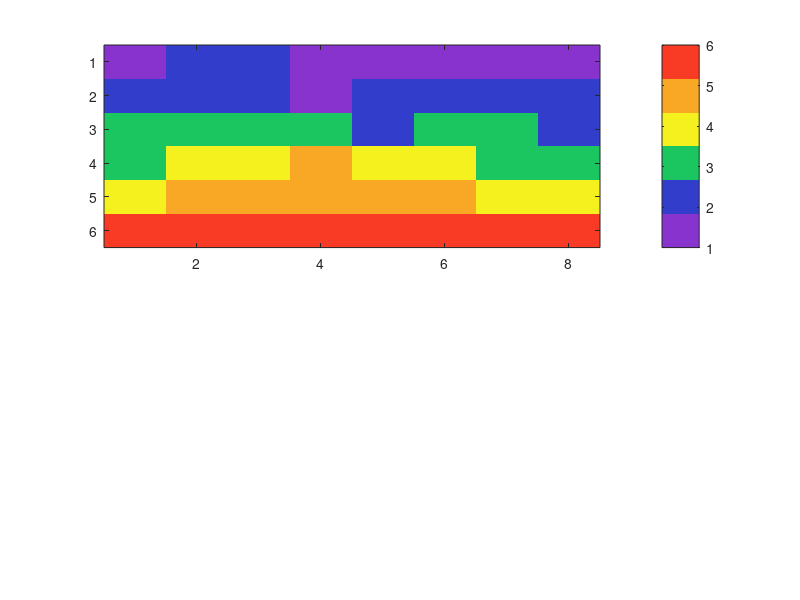

This figure's MATLAB source: (Note: this script raises an error after producing the figure.)
data = [1 2 2 1 1 1 1 1; 2 2 2 1 2 2 2 2; 3 3 3 3 2 3 3 2; 3 4 4 5 4 4 3 3; 4 5 5 5 5 5 4 4; 6 6 6 6 6 6 6 6];
%http://stackoverflow.com/questions/3942892/how-do-i-visualize-a-matrix-with-colors-and-values-displayed
fig = figure;

handle1 = subplot(2, 1, 1);
imagesc(data);   

% purple 136, 51, 206
% blue 51, 61, 204
% green 27, 198, 96
% yellow 244, 241, 31
% orange 249, 168, 37
% red 249, 58, 36

cmap = zeros(6 , 3);
cmap(1, :) = [136, 51, 206]./255;
cmap(2, :) = [51, 61, 204]./255;
cmap(3, :) = [27, 198, 96]./255;
cmap(4, :) = [244, 241, 31]./255;
cmap(5, :) = [249, 168, 37]./255;
cmap(6, :) = [249, 58, 36]./255;

colormap(cmap)
colorbar('Ticks',[1.416, 2.25, 3.083, 3.917, 4.75, 5.583],'YTickLabel', {'1', '2', '3', '4', '5', '6'})
set(gca,'FontName','Times New Roman','FontSize',10);


textStrings = num2str(data(:),'%i');  %# Create strings from the matrix values
textStrings = strtrim(cellstr(textStrings));  %# Remove any space padding
[x, y] = meshgrid(1:8, 1:6); 
hStrings = text(x(:),y(:),textStrings(:), 'HorizontalAlignment','center', 'FontName','Times New Roman','FontSize',10); %# Plot the strings
midValue = mean(get(gca,'CLim'));  %# Get the middle value of the color range

%set(gca,'XTick',1:8, 'YTick',0.1:0.1:0.6, 'TickLength',[0 0]);
xlabel('Time \it{t}');
xticklabels([0:1:7]);
ylabel('Proximity parameter \epsilon');
yticklabels(fliplr([0:0.1:0.5]));
title('(A)')

data = flipud(data);

handle2 = subplot(2, 1, 2);
%p is of form [left, bottom, width, height]
p = get(handle2, 'pos');
p(2) = p(2) - .01;
set(handle2, 'pos', p);

y = 1:6;
x = 0:7;

%so the deal is that you don't have any blocks with value 6,
%so you don't want the b=6 contour and you want to color all
%the other appropriately
%also, the color map is the opposite to the way you would expect it
%to be - it counts from the bottom, i.e. the purple entry is 1 in the 
%matrix, etc.

%redefining colormap since it has one fewer color than the above
cmap = zeros(4 , 3);
%cmap(1, :) = [136, 51, 206]./255;
cmap(1, :) = [51, 61, 204]./255;
cmap(2, :) = [27, 198, 96]./255;
cmap(3, :) = [244, 241, 31]./255;
cmap(4, :) = [249, 168, 37]./255;
cmap(5, :) = [249, 58, 36]./255;

colormap(handle2, cmap)


contours = [2, 3, 4, 5, 6];
[C, h] = contour(x, y, data, contours, 'ShowText', 'on');
clabel(C, h, 'FontName','Times New Roman','FontSize',10)
axis([0 7 0 6])
box on;
xlabel('Time \it{t}');
ylabel('Proximity parameter \epsilon');
set(gca,'YTick',0:1.2:6);
%yticklabels(0:0.1:0.5);
yticklabels(0:0.1:0.5);
set(gca,'XTick',0:1:8)
xticklabels(0:1:7);
colorbar('Ticks',[2.4, 3.2, 4, 4.8, 5.6],'YTickLabel', {'2', '3', '4', '5', '6'})
set(gca,'FontName','Times New Roman','FontSize',10);
title('(B)')



write_fig_300_dpi(fig, 'Fig4');
